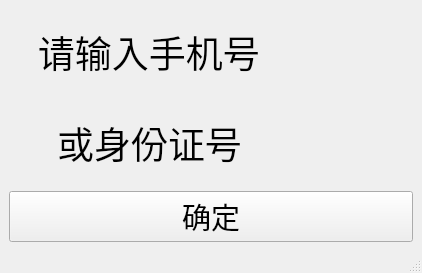
<?xml version="1.0" encoding="UTF-8"?>
<ui version="4.0">
 <class>missPhone</class>
 <widget class="QMainWindow" name="missPhone">
  <property name="geometry">
   <rect>
    <x>0</x>
    <y>0</y>
    <width>422</width>
    <height>273</height>
   </rect>
  </property>
  <property name="windowTitle">
   <string>MainWindow</string>
  </property>
  <widget class="QWidget" name="centralwidget">
   <layout class="QGridLayout" name="gridLayout">
    <item row="2" column="1">
     <widget class="QLabel" name="label_2">
      <property name="font">
       <font>
        <family>Academy Engraved LET</family>
        <pointsize>28</pointsize>
       </font>
      </property>
      <property name="text">
       <string>     或身份证号</string>
      </property>
     </widget>
    </item>
    <item row="3" column="1">
     <widget class="QPushButton" name="yesButton">
      <property name="font">
       <font>
        <family>Academy Engraved LET</family>
        <pointsize>22</pointsize>
       </font>
      </property>
      <property name="text">
       <string>确定</string>
      </property>
      <property name="shortcut">
       <string>Return</string>
      </property>
     </widget>
    </item>
    <item row="1" column="1">
     <widget class="QLabel" name="label">
      <property name="font">
       <font>
        <family>Academy Engraved LET</family>
        <pointsize>28</pointsize>
       </font>
      </property>
      <property name="text">
       <string>   请输入手机号</string>
      </property>
     </widget>
    </item>
   </layout>
  </widget>
  <widget class="QMenuBar" name="menubar">
   <property name="geometry">
    <rect>
     <x>0</x>
     <y>0</y>
     <width>422</width>
     <height>25</height>
    </rect>
   </property>
  </widget>
  <widget class="QStatusBar" name="statusbar"/>
 </widget>
 <resources/>
 <connections/>
</ui>
